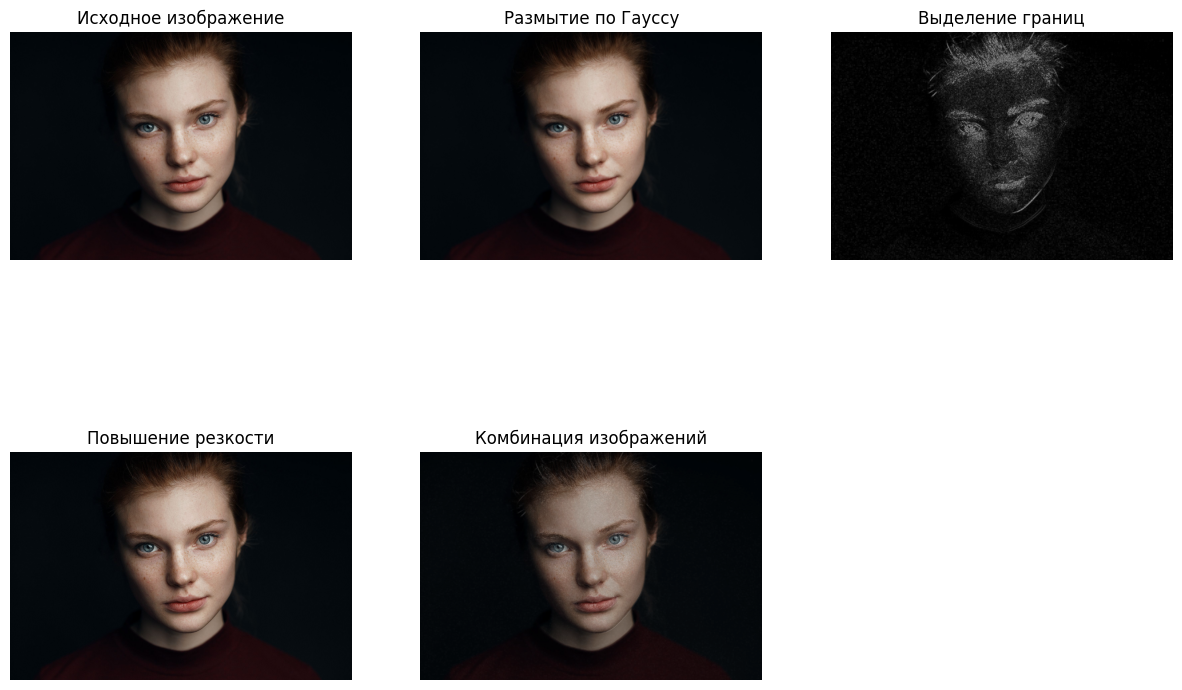
#> input picture загруженное.png, 1182 x 690 px
$ jupyter execute 'Поиск_лица_и_глаз.ipynb'
#> lines starting #> are read from the running program, lines starting #| are printed output that depends on the picture; after the words box and inside, x2 and y2 are one past the last pixel; in counts of white or black regions, pixels touching at a corner belong together
#> the answer given: загруженное.png
#> further down, image is the input picture: shape (690, 1182, 3); mean B, G, R 144.6, 144.7, 146.6
[cell 1]
import cv2
import matplotlib.pyplot as plt
import numpy as np
from google.colab import files

def extract_face_fragment(image):

    face_cascade = cv2.CascadeClassifier(cv2.data.haarcascades + 'haarcascade_frontalface_default.xml')

    gray = cv2.cvtColor(image, cv2.COLOR_BGR2GRAY)
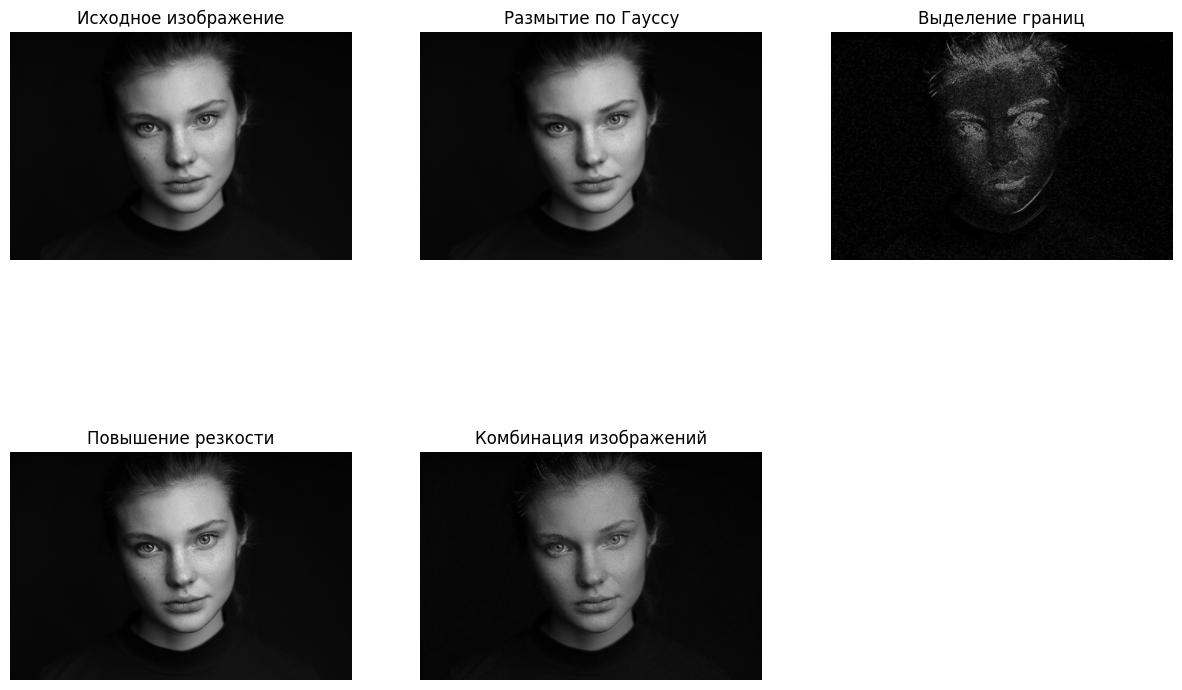
#> gray: shape (690, 1182); min 0, max 255, mean 145.3

    faces = face_cascade.detectMultiScale(gray, scaleFactor=1.1, minNeighbors=5)
#> faces = [[517, 65, 146, 146], [517, 485, 144, 144], [106, 485, 147, 147], [107, 65, 146, 146], [920, 36, 168, 168]]

    fragments = []

    for (x, y, w, h) in faces:

        fragment_size = (w * 2, h * 2)
        x_center = x + w // 2
        y_center = y + h // 2

        x_start = max(0, x_center - fragment_size[0] // 2)
        y_start = max(0, y_center - fragment_size[1] // 2)

        x_end = min(image.shape[1], x_center + fragment_size[0] // 2)
        y_end = min(image.shape[0], y_center + fragment_size[1] // 2)

        fragment = image[y_start:y_end, x_start:x_end]
        fragments.append(fragment)
#> this loop made 5 passes
#> (x, y, w, h, fragment_size, x_center, y_center, x_start) on passes 1 to 5: (517, 65, 146, 146, (292, 292), 590, 138, 444), (517, 485, 144, 144, (288, 288), 589, 557, 445), (106, 485, 147, 147, (294, 294), 179, 558, 32), (107, 65, 146, 146, (292, 292), 180, 138, 34), (920, 36, 168, 168, (336, 336), 1004, 120, 836)
#> pass 1, in extract_face_fragment, `fragment = image[y_start:y_end, x_start:x_end]`:
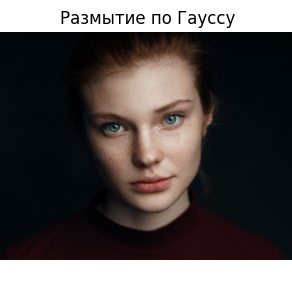
#> fragment: shape (284, 292, 3); mean B, G, R 75.9, 76.8, 82.5
#> pass 3, in extract_face_fragment, `fragment = image[y_start:y_end, x_start:x_end]`:
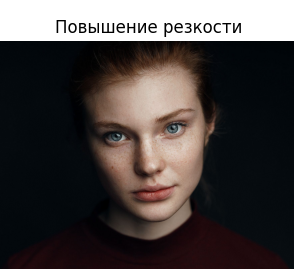
#> fragment: shape (279, 294, 3); mean B, G, R 72.4, 73.3, 78.9
#> after the loop, fragments = 5 items

    return fragments

uploaded = files.upload()

all_fragments = []

for filename in uploaded.keys():

    image = cv2.imread(filename)
    fragments = extract_face_fragment(image)
#> fragments = 5 items
    all_fragments.extend(fragments)

plt.figure(figsize=(15, 10))
for i, fragment in enumerate(all_fragments):
    plt.subplot(1, len(all_fragments), i + 1)
    plt.imshow(cv2.cvtColor(fragment, cv2.COLOR_BGR2RGB))
    plt.axis('off')
#> this loop made 5 passes
plt.show()
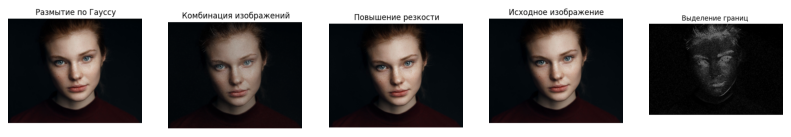
#> figure drawn by matplotlib, 5 panels
#> the answer given: загруженное.png

[cell 2]
import cv2
import matplotlib.pyplot as plt
import numpy as np
from google.colab import files

def extract_face_fragment(image):

    face_cascade = cv2.CascadeClassifier(cv2.data.haarcascades + 'haarcascade_frontalface_default.xml')

    gray = cv2.cvtColor(image, cv2.COLOR_BGR2GRAY)

    faces = face_cascade.detectMultiScale(gray, scaleFactor=1.1, minNeighbors=5)

    fragments = []

    for (x, y, w, h) in faces:

        fragment_size = (w * 2, h * 2)

        x_center = x + w // 2
        y_center = y + h // 2

        x_start = max(0, x_center - fragment_size[0] // 2)
        y_start = max(0, y_center - fragment_size[1] // 2)

        x_end = min(image.shape[1], x_center + fragment_size[0] // 2)
        y_end = min(image.shape[0], y_center + fragment_size[1] // 2)

        # Извлекаем фрагмент
        fragment = image[y_start:y_end, x_start:x_end]
        fragments.append(fragment)
#> after the loop, fragments = 5 items

    return fragments

uploaded = files.upload()

all_fragments = []


for filename in uploaded.keys():

    image = cv2.imread(filename)
    fragments = extract_face_fragment(image)
    all_fragments.extend(fragments)

target_size = (500, 500)
resized_fragments = [cv2.resize(fragment, target_size) for fragment in all_fragments]
#> resized_fragments = 5 items
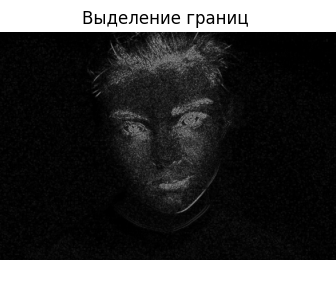
#> fragment: shape (288, 336, 3); min 0, max 255, mean 61.7

n = len(resized_fragments)
#> n = 5
combined_image = np.zeros_like(resized_fragments[0], dtype=np.float32)

for fragment in resized_fragments:
  combined_image += fragment / n
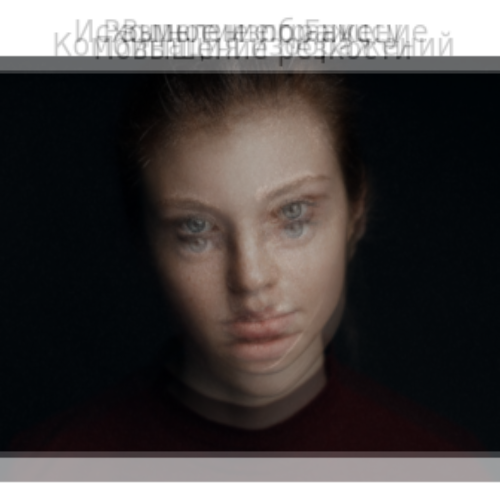
#> combined_image: shape (500, 500, 3) float32; mean of channels 0, 1, 2 70.3, 71, 75.3; drawn as B, G, R

combined_image = np.clip(combined_image, 0, 255).astype(np.uint8)

plt.figure(figsize=(15, 10))
plt.imshow(cv2.cvtColor(combined_image, cv2.COLOR_BGR2RGB))
plt.axis('off')
plt.title("Объединенное изображение с весами 1/n")
plt.show()

[cell 3]
import cv2
import matplotlib.pyplot as plt
from google.colab import files
import numpy as np

face_cascade_path = 'haarcascade_frontalface_default.xml'
eye_cascade_path = 'haarcascade_eye.xml'

face_cascade = cv2.CascadeClassifier(face_cascade_path)
eye_cascade = cv2.CascadeClassifier(eye_cascade_path)

uploaded = files.upload()
#> the answer given: загруженное.png
image_path = next(iter(uploaded))
image = cv2.imread(image_path)

gray = cv2.cvtColor(image, cv2.COLOR_BGR2GRAY)

faces = face_cascade.detectMultiScale(gray, 1.3, 5)
#> faces = [[105, 487, 146, 146], [515, 485, 148, 148], [515, 64, 149, 149], [106, 65, 147, 147]]

for (x, y, w, h) in faces:
    cv2.rectangle(image, (x, y), (x + w, y + h), (255, 255, 0), 2)
    face_img = image[y:y + h, x:x + w]
    eye = eye_cascade.detectMultiScale(face_img, 1.3, 5)
    for (ex, ey, ew, eh) in eye:
        cv2.rectangle(image, (x + ex, y + ey), (x + ex + ew, y + ey + eh), (255, 0, 0), 2)
#> this loop made 4 passes
#> (x, y, w, h, eye) on passes 1 to 4: (105, 487, 146, 146, [[80, 33, 36, 36], [25, 45, 32, 32]]), (515, 485, 148, 148, [[77, 34, 40, 40]]), (515, 64, 149, 149, [[80, 37, 36, 36], [24, 48, 30, 30]]), (106, 65, 147, 147, [[81, 35, 37, 37], [28, 49, 29, 29]])
#> pass 1, `face_img = image[y:y + h, x:x + w]`:
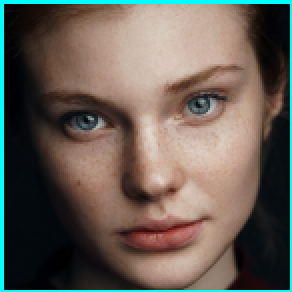
#> face_img: shape (146, 146, 3) (shown 2 times larger); mean B, G, R 85.1, 93.7, 101.3
#> pass 2, `face_img = image[y:y + h, x:x + w]`:
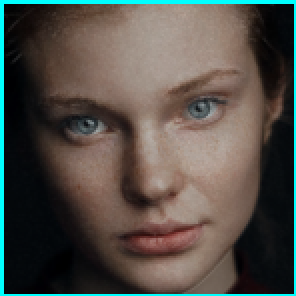
#> face_img: shape (148, 148, 3) (shown 2 times larger); mean B, G, R 72.4, 78.7, 81.7
#> after the loop:
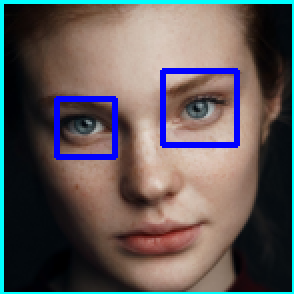
#> face_img: shape (147, 147, 3) (shown 2 times larger); mean B, G, R 90, 88.8, 95.4
#> after the loop:
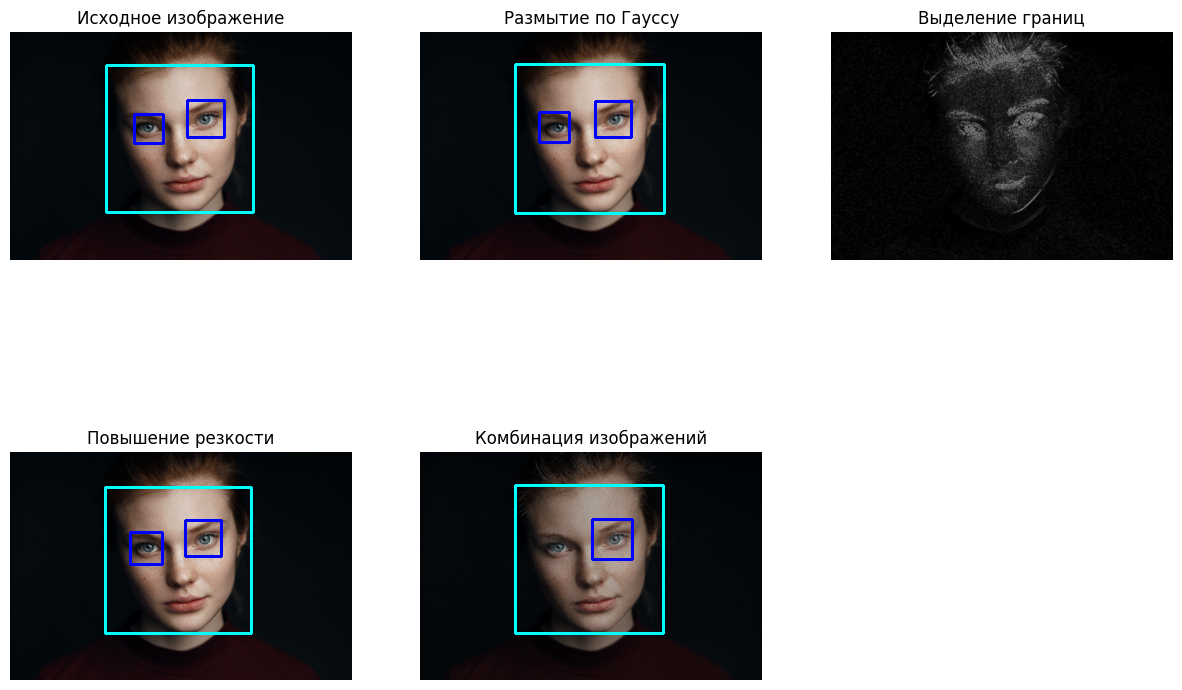
#> image: shape (690, 1182, 3); 1.22% of pixels changed, all inside (x1, y1, x2, y2) = (104, 63, 666, 635)

image_rgb = cv2.cvtColor(image, cv2.COLOR_BGR2RGB)

plt.figure(figsize=(10,8))
plt.imshow(image_rgb)
plt.axis('off')
plt.title('Результат')
plt.show()
